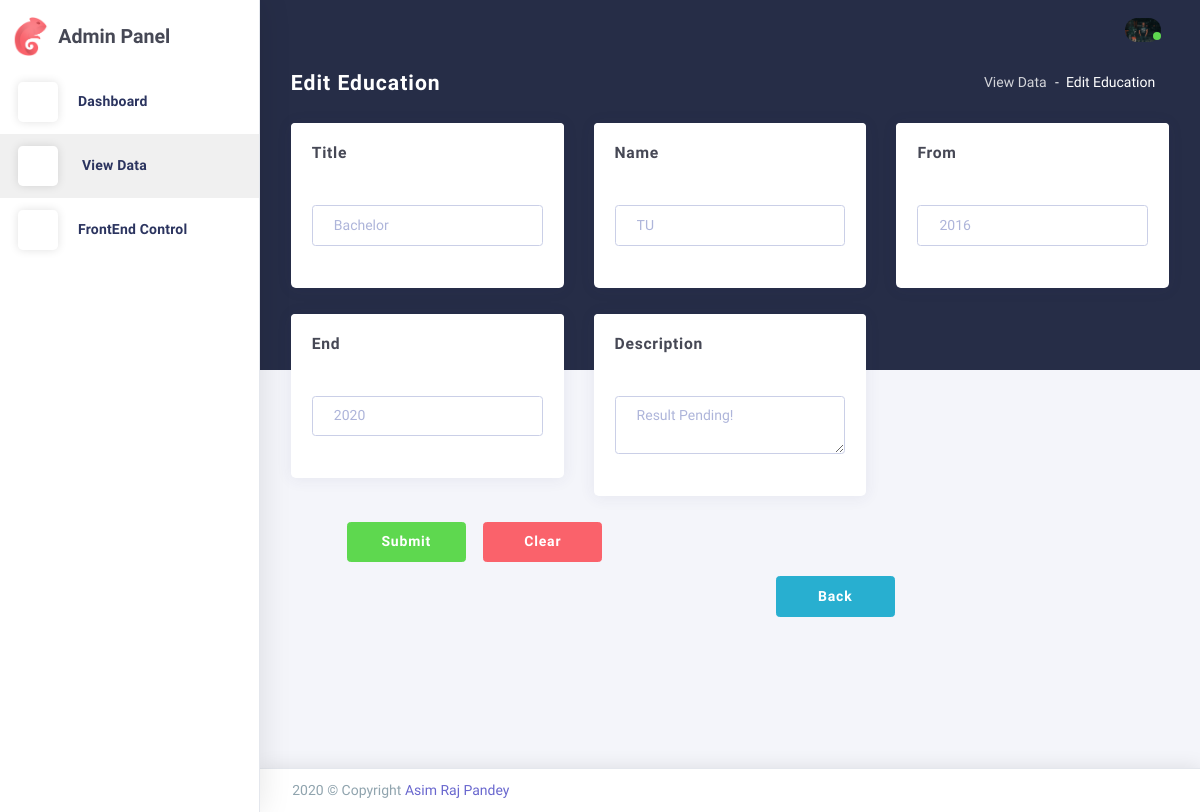
The page /admin-Panel/edit-education/11 (signed in) on the database its author committed.
### User/models.py (models this page shows, shortened)
class UserProfile(models.Model):
    name = models.CharField(max_length=30,null=True)
    interest = models.CharField(max_length=100,null=True)
    address = models.CharField(max_length=80,null=True)
    phone_no = models.IntegerField(default='000000')
    email = models.EmailField(unique=True)
    website = models.CharField(max_length=100,null=True)
    about = models.TextField(null=True)
    image = models.ImageField(upload_to='user/',null=True)
    vuser = models.ForeignKey(User,on_delete=models.CASCADE)

class Education(models.Model):
    user = models.ForeignKey(User,on_delete=models.CASCADE)
    title = models.CharField(max_length=30,default='Undefined')
    name = models.CharField(max_length=50,default='Undefined')
    study_from = models.CharField(max_length=30,default='Undefined')
    study_till = models.CharField(max_length=30,default='Undefined')
    description = models.TextField(null=True)

### adminpanel/views.py (the view)
# urls.py: path('edit-education/<int:id>',views.edit_education,name='editEducation'),
@login_required(login_url='login')
def edit_education(request, id):
    data = UserProfile.objects.get(vuser = request.user)
    education = Education.objects.get(id = id)
    if request.method == 'POST':
        if request.POST['study_from'] != '' and education.study_from != '':
            if int(request.POST['study_from']) > datetime.now().year or int(request.POST['study_from']) < (datetime.now().year - 100) or int(request.POST['study_from']) > int(education.study_till):
                return render(request,'admin-panel/panel/edit-education.html',{'data':data,'education':education,'error':'Education Start Year is Invalid','active':'active'})
        if request.POST['study_till'] != '':
            if request.POST['study_from'] == '' and education.study_from != '': edu_date = education.study_from
            elif education.study_from == '':
                return render(request,'admin-panel/panel/edit-education.html',{'data':data,'education':education,'error':'Education Start is Empty','active':'active'})
            elif request.POST['study_from'] != '':
                edu_date = request.POST['study_from']
            if int(request.POST['study_till']) < int(edu_date) or int(request.POST['study_till']) > (datetime.now().year + 70):
                return render(request,'admin-panel/panel/edit-education.html',{'data':data,'education':education,'error':'Education End Year is Invalid','active':'active'})
        if request.POST['title'] != '': education.title = request.POST['title']
        if request.POST['name'] != '': education.name = request.POST['name']
        if request.POST['study_from'] != '': education.study_from = request.POST['study_from']
        if request.POST['study_till'] != '': education.study_till = request.POST['study_till']
        if request.POST['description'] != '': education.description = request.POST['description']
        try:
            education.save()
            return redirect('view')
        except:
            return render(request,'admin-panel/panel/edit-education.html',{'data':data,'education':education,'error':'Could Not Edit Education','active':'active'})
    else:
        return render(request,'admin-panel/panel/edit-education.html',{'data':data,'education':education,'active':'active'})

### template/admin-panel/panel/edit-education.html (shortened to what this page needs)
{% extends 'admin-panel/panel/template/main.html'%}
{% load static %}
{% block 'content'%}
<div class="app-content content">
    <div class="content-wrapper">
      <div class="content-header row">
        <div class="content-header-left col-md-4 col-12 mb-2">
          <h3 class="content-header-title">Edit Education</h3>
        </div>
        <div class="content-header-right col-md-8 col-12">
          <div class="breadcrumbs-top float-md-right">
            <div class="breadcrumb-wrapper mr-1">
              <ol class="breadcrumb">
                <li class="breadcrumb-item"><a href="{% url 'view' %}">View Data</a>
                </li>
                <li class="breadcrumb-item active">Edit Education
                </li>
              </ol>
            </div>
          </div>
        </div>
      </div>
<form action="{% url 'editEducation' education.id %}" method="POST">
<div class="content-body">
  <section class="basic-inputs">
  <div class="row match-height">
    <div class="col-xl-4 col-lg-6 col-md-12">
        <div class="card">
            <div class="card-header">
                <h4 class="card-title">Title</h4>
            </div>
            <div class="card-block">
                <div class="card-body">
                    <fieldset class="form-group">
                        <input type="text" class="form-control" id="placeholderInput" name="title" placeholder="{{education.title}}">
                    </fieldset>
                </div>
            </div>
        </div>
    </div>
    <div class="col-xl-4 col-lg-6 col-md-12">
      <div class="card">
          <div class="card-header">
              <h4 class="card-title">Name</h4>
          </div>
          <div class="card-block">
              <div class="card-body">
                  <fieldset class="form-group">
                      <input type="text" class="form-control" id="placeholderInput" name="name" placeholder="{{education.name}}">
                  </fieldset>
              </div>
          </div>
      </div>
    </div>
    <div class="col-xl-4 col-lg-6 col-md-12">
      <div class="card">
          <div class="card-header">
              <h4 class="card-title">From</h4>
          </div>
          <div class="card-block">
              <div class="card-body">
                  <fieldset class="form-group">
                      <input type="number" class="form-control" id="placeholderInput" name="study_from" placeholder="{{education.study_from}}">
                  </fieldset>
              </div>
          </div>
      </div>
    </div>
    <div class="col-xl-4 col-lg-6 col-md-12">
      <div class="card">
          <div class="card-header">
              <h4 class="card-title">End</h4>
          </div>
          <div class="card-block">
              <div class="card-body">
                  <fieldset class="form-group">
                      <input type="number" class="form-control" id="placeholderInput" name="study_till" placeholder="{{education.study_till}}">
                  </fieldset>
              </div>
          </div>
      </div>
    </div>
    <div class="col-xl-4 col-lg-6 col-md-12">
      <div class="card">
          <div class="card-header">
              <h4 class="card-title">Description</h4>
          </div>
          <div class="card-block">
              <div class="card-body">
                  <fieldset class="form-group">
                      <textarea class="form-control" id="placeTextarea" name="description" rows="2" placeholder="{{education.description}}"></textarea>
                  </fieldset>
              </div>
          </div>
      </div>
    </div>
    <div style="margin-left: 71px;">
      <button type="submit" class="btn btn-success btn-min-width mr-1 mb-1">Submit</button>
      <input type="reset" class="btn btn-danger btn-min-width mr-1 mb-1" value="Clear"></input>
    </div>
    <div style="margin-left: 500px;">
        <a href="{% url 'view' %}" class="btn btn-info btn-min-width mr-1 mb-1">Back</a>
    </div>
  </div>
  </section>
</div>
</form>
</div>
</div>
{% endblock %}

### template/admin-panel/panel/template/main.html (shortened to what this page needs)
{% load static %}
<!DOCTYPE html>
<html class="loading" lang="en" data-textdirection="ltr">
  <head>
    <link href="https://maxcdn.icons8.com/fonts/line-awesome/1.1/css/line-awesome.min.css" rel="stylesheet">
    <link rel="stylesheet" type="text/css" href="{% static 'adminPanel/panel/css/vendors.css'%}">
    <link rel="stylesheet" type="text/css" href="{% static 'adminPanel/panel/css/app-lite.css'%}">
    <link rel="stylesheet" type="text/css" href="{% static 'adminPanel/panel/css/core/menu/menu-types/vertical-menu.css'%}">
    <link rel="stylesheet" type="text/css" href="{% static 'adminPanel/panel/css/core/colors/palette-gradient.css'%}">
    <link rel="stylesheet" type="text/css" href="{% static 'adminPanel/panel/css/pages/dashboard-ecommerce.css'%}">
  </head>
  <body class="vertical-layout vertical-menu 2-columns   menu-expanded fixed-navbar" data-open="click" data-menu="vertical-menu" data-color="bg-chartbg" data-col="2-columns">
    <nav class="header-navbar navbar-expand-md navbar navbar-with-menu navbar-without-dd-arrow fixed-top navbar-semi-light">
      <div class="navbar-wrapper">
        <div class="navbar-container content">
          <div class="collapse navbar-collapse show" id="navbar-mobile">
            <ul class="nav navbar-nav float-right">
              <li class="dropdown dropdown-user nav-item"><a class="dropdown-toggle nav-link dropdown-user-link" data-toggle="dropdown"><span class="avatar avatar-online">
                {% if data.image == '' %}
                    <img src="{% static 'adminPanel/panel/images/portrait/default.jpg'%}" alt="avatar">
                {% else %}
                    <img src=" {{data.image.url}}" alt="avatar">
                {% endif %}
                    <i></i></span></a>
              </li>
            </ul>
          </div>
        </div>
      </div>
    </nav>
    <div class="main-menu menu-fixed menu-light menu-accordion    menu-shadow " data-scroll-to-active="true" data-img="{% static 'adminPanel/panel/images/backgrounds/02.jpg' %}">
      <div class="navbar-header">
        <ul class="nav navbar-nav flex-row">
          <li class="nav-item mr-auto"><a class="navbar-brand" href="{% url 'index' %}"><img class="brand-logo" alt="Chameleon admin logo" src="{% static 'adminPanel/panel/images/logo/logo.png'%}"/>
              <h3 class="brand-text">Admin Panel</h3></a></li>
        </ul>
      </div>
      <div class="main-menu-content">
        <ul class="navigation navigation-main" id="main-menu-navigation" data-menu="menu-navigation">
          <li class="{% if active or frontend %}nav-item{%else%}active{%endif%}"><a href="{% url 'index' %}"><i class="ft-home"></i><span class="menu-title" data-i18n="">Dashboard</span></a>
          </li>
          <li class="{% if active %}active{%else%}nav-item{%endif%}"><a href="{% url 'view' %}"><i class="ft-credit-card"></i><span class="menu-title" data-i18n="">View Data</span></a>
          </li>
          <li class="{% if frontend %}active{%else%}nav-item{%endif%}"><a href="{% url 'frontend' %}"><i class="ft-credit-card"></i><span class="menu-title" data-i18n="">FrontEnd Control</span></a>
          </li>
        </ul>
      </div>
      <div class="navigation-background"></div>
    </div>
   {% block 'content'%}
   {% endblock%}
    <footer class="footer footer-static footer-light navbar-border navbar-shadow">
      <div class="clearfix blue-grey lighten-2 text-sm-center mb-0 px-2"><span class="float-md-left d-block d-md-inline-block">2020  &copy; Copyright <a class="text-bold-800 grey darken-2" href="">Asim Raj Pandey</a></span>
      </div>
    </footer>
  </body>
</html>

### static/adminPanel/panel/css/core/menu/menu-types/vertical-menu.css (style rules this page uses)
body.vertical-layout.vertical-menu.menu-expanded .navbar-header { z-index: 999; float: left; width: 260px; }
body.vertical-layout.vertical-menu.menu-expanded .navbar .navbar-container { margin-left: 260px; }
body.vertical-layout.vertical-menu.menu-expanded .main-menu { width: 260px; -webkit-transition: 300ms ease all; -moz-transition: 300ms ease all; -o-transition: 300ms ease all; transition: 300ms ease all; -webkit-backface-visibility: hidden; -moz-backface-visibility: hidden; backface-visibility: hidden; }
body.vertical-layout.vertical-menu.menu-expanded .main-menu .navigation > li > a > i:before { font-size: 1.5rem; }
body.vertical-layout.vertical-menu.menu-expanded .main-menu .navigation > li > a > span { -webkit-transition: -webkit-transform .3s ease; -moz-transition: transform .3s ease, -moz-transform .3s ease; -o-transition: -o-transform .3s ease; transition: -webkit-transform .3s ease; transition: transform .3s ease; transition: transform .3s ease, -webkit-transform .3s ease, -moz-transform .3s ease, -o-transform .3s ease; }
body.vertical-layout.vertical-menu.menu-expanded .main-menu.menu-light .navigation > li > a > i { line-height: 40px; display: inline-block; width: 40px; height: 40px; margin-right: 20px; text-align: center; vertical-align: middle; border-radius: 12%; background: #fff; -webkit-box-shadow: 0 0 10px rgba(0, 0, 0, .12); box-shadow: 0 0 10px rgba(0, 0, 0, .12); }
body.vertical-layout.vertical-menu.menu-expanded .content, body.vertical-layout.vertical-menu.menu-expanded .footer { margin-left: 260px; }

### static/adminPanel/panel/css/pages/dashboard-ecommerce.css (style rules this page uses)
.content .content-wrapper { padding-top: 0 !important; }

### rows shown on the page
UserProfile: image (picture)
Education: title "Bachelor", name "TU", study_from "2016", study_till "2020", description "Result Pending!"
